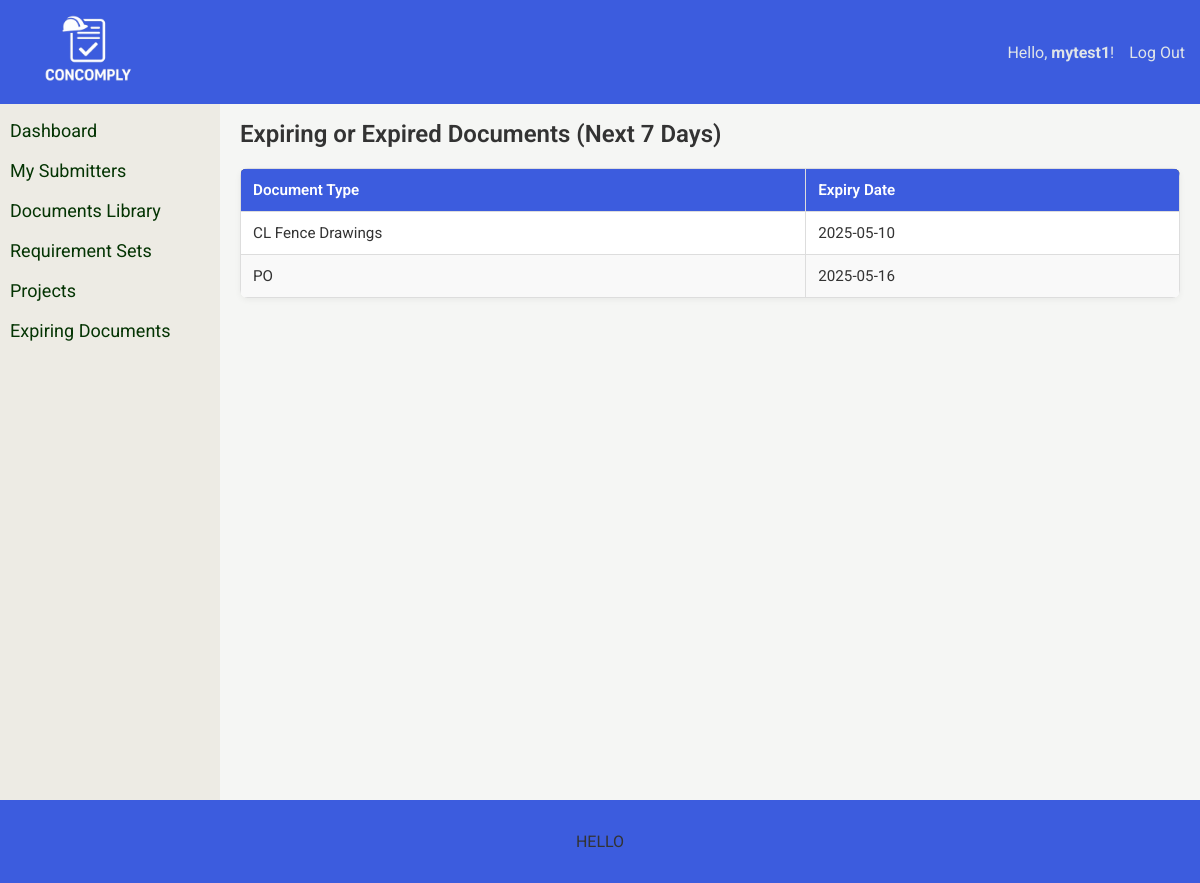
The page /expiration (signed in) on the database its author committed.
### tables this page shows
CREATE TABLE admin_users (
    id INTEGER PRIMARY KEY AUTOINCREMENT,
    login TEXT UNIQUE NOT NULL,
    password TEXT NOT NULL,
    email TEXT NOT NULL
, name TEXT);

CREATE TABLE "docs" (
    id INTEGER PRIMARY KEY AUTOINCREMENT,
    link TEXT NOT NULL,
    date_submitted TEXT,
    expiry_date TEXT,
    confirmation TEXT,
    doc_type TEXT NOT NULL,
    submitting_user_id INTEGER NOT NULL,
    admin_user_id INTEGER NOT NULL,
    request_id INTEGER,
    doc_status TEXT DEFAULT "pending_review",
    filepath TEXT, 
    revision INTEGER DEFAULT 0,
    revised_at TIMESTAMP, comment text, expiry_required INTEGER DEFAULT 0,
    FOREIGN KEY (submitting_user_id) REFERENCES submitting_users(id),
    FOREIGN KEY (admin_user_id) REFERENCES admin_users(id),
    FOREIGN KEY (request_id) REFERENCES requests(id)
);

### app.py (the view)
@app.route("/expiration", methods=['GET', 'POST'])
def expiration():
    db = get_db()
    user_id = session.get("id")
    user_name = db.execute("SELECT login FROM admin_users WHERE id = ?", (user_id,)).fetchone()
    docs = db.execute("SELECT * FROM docs WHERE admin_user_id = ?", (user_id,)).fetchall()
    delta = date.today() + timedelta(days=7)
    expiring = []
    for doc in docs:
        try:
            expiry = datetime.strptime(doc["expiry_date"], "%Y-%m-%d").date()
            if expiry <= delta:
                expiring.append(doc)
            else:
                pass
        except Exception as e:
            pass
    expiring.sort(key=lambda doc: datetime.strptime(doc["expiry_date"], "%Y-%m-%d").date())
    return render_template("expiration.html", expiring=expiring, user_name=user_name)

### app.py (called while the page is built)
def get_db():
    conn = sqlite3.connect("database.db")
    conn.row_factory = sqlite3.Row
    return conn

### templates/expiration.html (shortened to what this page needs)
{% extends "layout.html" %}
{% block content %}
    <h2>Expiring or Expired Documents (Next 7 Days)</h2>
    {% if expiring %}
    <table>
        <thead>
            <tr>
                <th>Document Type</th>
                <th>Expiry Date</th>
            </tr>
        </thead>
        <tbody>
            {% for doc in expiring %}
            <tr>
                <td>{{ doc["doc_type"] }}</td>
                <td>{{ doc["expiry_date"] }}</td>
            </tr>
            {% endfor %}
        </tbody>
    </table>
    {% else %}
        <p>No documents are expiring soon.</p>
    {% endif %}
{% endblock %}

### templates/layout.html (shortened to what this page needs)
<!DOCTYPE html>
<html lang="en">
<head>
    <link rel="stylesheet" href="{{ url_for('static', filename='style.css') }}">
</head>
<body>
    <div class="wrapper">
        <header>
            <a href="/admin" style="margin-left: 15px;">
                <img src="{{ url_for('static', filename='concomply-logo.png') }}" alt="ConComply Logo" class="logo">
            </a>
            <p style="margin-left: auto;">Hello, <strong>{{ user_name['login'] }}</strong>!</p>
            <a href="/logout" style="margin-left: 15px; margin-right: 15px;">Log Out</a>
        </header>
        <div class="layout">
            <div class="sidebar">
                <div class="sidebar-items">
                    <a href="/admin" style="margin-top: 10px;">Dashboard</a><br>
                    <a href="/my_submitters">My Submitters</a><br>
                    <a href="/documents_library">Documents Library</a><br>
                    <a href="/my_sets">Requirement Sets</a><br>
                    <a href="/projects">Projects</a><br>
                    <a href="/expiration">Expiring Documents</a><br>
                </div>
            </div>
            <div class="main-content">
                {% block content %}{% endblock %}
            </div>
        </div>
    </div>
    <footer>
        <p>HELLO</p>
    </footer>
</body>
</html>

### static/style.css (style rules this page uses)
html { min-height: 100vh; margin: 0px; padding: 0px; }
body { font-family: 'Roboto', sans-serif; margin: 0px; padding: 0px; background-color: #e6eef3; color: #333; height: 100%; }
.wrapper { display: flex; flex-direction: column; min-height: 100vh; }
header { display: flex; flex-direction: row; background-color: #3c5cde; justify-content: flex-start; text-decoration: none; align-items: center; width: 100%; position: fixed; }
.logo { height: 100px; }
header a { text-decoration: none; color: #dfe4e8; }
header p { color: #dfe4e8; }
footer { text-align: center; padding: 1rem; background-color: #3c5cde; color: #333; margin-top: auto; }
.layout { display: flex; flex-direction: row; height: 100%; flex: 1; padding-top: 100px; }
.sidebar { width: 200px; margin: 0px; padding: 10px; background-color: #edebe4; display: flex; flex-direction: column; }
.sidebar a { display: block; color: #043403; text-decoration: none; font-size: large; }
.sidebar-items { position: fixed; }
.main-content { padding: 20px; background-color: #f5f6f4; margin: 0; width: 100%; flex: 1; box-sizing: border-box; }
h1, h2, h3 { color: #333; }
table { width: 100%; border-collapse: collapse; background-color: #fff; box-shadow: 0 0 8px rgba(0, 0, 0, 0.05); }
thead { background-color: #333; color: #fff; }
th, td { padding: 12px 15px; border: 1px solid #ddd; text-align: left; }
tr:nth-child(even) { background-color: #f9f9f9; }
h1, h2, h3 { font-weight: 600; margin-top: 0; margin-bottom: 20px; }
table { width: 100%; border-collapse: collapse; margin-top: 1rem; background-color: white; border-radius: 8px; overflow: hidden; font-size: 0.95rem; box-shadow: 0 2px 6px rgba(0, 0, 0, 0.05); }
table th { background-color: #3c5cde; color: white; padding: 0.75rem; text-align: left; font-weight: 600; }
table td { padding: 0.75rem; border-bottom: 1px solid #ddd; }
table tr:nth-child(even) { background-color: #f9f9f9; }

### rows shown on the page
admin_users: login "mytest1"
docs: doc_type "CL Fence Drawings", expiry_date "2025-05-10"
docs: doc_type "PO", expiry_date "2025-05-16"
